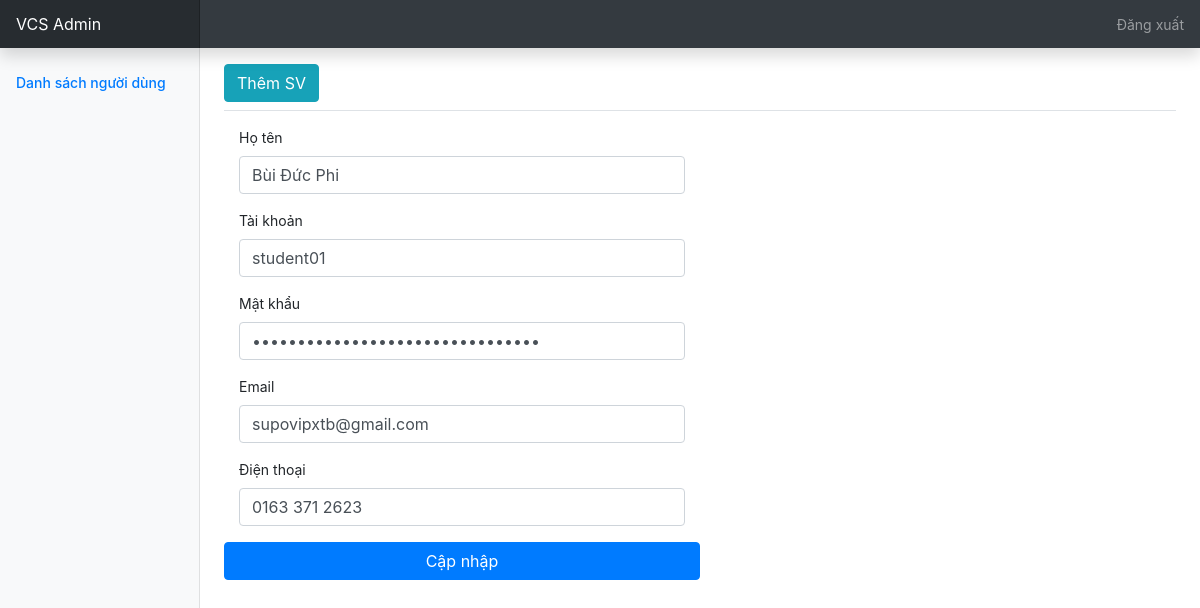
The page /edit_student.php?id=2 (signed in) on the database its author committed.
### tables this page shows
CREATE TABLE `user` (
  `id` int(11) NOT NULL,
  `username` varchar(100) NOT NULL,
  `password` varchar(100) NOT NULL,
  `name` varchar(100) NOT NULL,
  `email` varchar(150) NOT NULL,
  `telephone` varchar(100) NOT NULL,
  `usertype` varchar(5) NOT NULL,
  `created_at` datetime NOT NULL
);

### edit_student.php (the view, shortened to what this page needs)
<?php
include 'config.php';
if (isset($_SESSION['user_data'])) {
if(isset($_GET['id'])){
    $id = $_GET['id'];
    $record = mysqli_query($con, "SELECT * FROM user WHERE id=$id");
    if (count($record) == 1 ) {
        $data = mysqli_fetch_array($record);
        $name = $data['name'];
        $username = $data['username'];
        $password = $data['password'];
        $email = $data['email'];
        $telephone = $data['telephone'];
    }
}
}
?>
<!DOCTYPE html>
<html>
<head>
    <link rel="stylesheet" href="https://stackpath.bootstrapcdn.com/bootstrap/4.5.2/css/bootstrap.min.css">
    <link href="dashboard.css" rel="stylesheet">
</head>
<body>
    <nav class="navbar navbar-dark sticky-top bg-dark flex-md-nowrap p-0 shadow">
        <a class="navbar-brand col-md-3 col-lg-2 mr-0 px-3" href="teacher_dasboard.php">VCS Admin</a>
        <ul class="navbar-nav px-3">
            <li class="nav-item text-nowrap">
                <a class="nav-link" href="logout.php">Đăng xuất</a>
            </li>
        </ul>
    </nav>
    <div class="container-fluid">
        <div class="row">
            <nav id="sidebarMenu" class="col-md-3 col-lg-2 d-md-block bg-light sidebar collapse">
                <div class="sidebar-sticky pt-3">
                    <ul class="nav flex-column">
                        <li class="nav-item">
                            <a class="nav-link active" href=teacher_dasboard.php>
                                Danh sách người dùng <span class="sr-only">(current)</span>
                            </a>
                        </li>
                </div>
            </nav>
            <main role="main" class="col-md-9 ml-sm-auto col-lg-10 px-md-4">
                <div
                    class="d-flex justify-content-between flex-wrap flex-md-nowrap align-items-center pt-3 pb-2 mb-3 border-bottom">
                    <div class="btn-group mr-2">
                        <a class="btn btn-info" href="add_student.php">
                            Thêm SV</a>
                    </div>
                </div>
                <form action="edit_student_post.php" method="post">
                    <div class="form-group col-md-6">
                        <label for="inputName">Họ tên</label>
                        <input type="text" class="form-control" name="name" required="required" id="inputName" value="<?php echo $name; ?>">
                    </div>
                    <div class="form-group col-md-6">
                        <label for="inputUser">Tài khoản</label>
                        <input type="text" class="form-control" id="inputUser" name="username" required="required" value="<?php echo $username; ?>">
                    </div>
                    <div class="form-group col-md-6">
                        <label for="inputPassword">Mật khẩu</label>
                        <input type="password" class="form-control" id="inputPassword" name="password" required="required" value="<?php echo $password; ?>">
                    </div>
                    <div class="form-group col-md-6">
                        <label for="inputEmail">Email</label>
                        <input type="email" class="form-control" id="inputEmail" name="email" required="required" value="<?php echo $email; ?>">
                    </div>
                    <div class="form-group col-md-6">
                        <label for="inputTel">Điện thoại</label>
                        <input type="text" class="form-control" id="inputTel" name="telephone" required="required" value="<?php echo $telephone; ?>">
                    </div>
                    <button type="submit" class="btn btn-primary col-md-6">Cập nhập</button>
                </form>
            </main>
        </div>
    </div>
</body>
</html>

### dashboard.css (style rules this page uses)
body { font-size: .875rem; }
.sidebar { position: fixed; top: 0; bottom: 0; left: 0; z-index: 100; padding: 48px 0 0; box-shadow: inset -1px 0 0 rgba(0, 0, 0, .1); }
.sidebar-sticky { position: relative; top: 0; height: calc(100vh - 48px); padding-top: .5rem; overflow-x: hidden; overflow-y: auto; }
.sidebar .nav-link { font-weight: 500; color: #333; }
.sidebar .nav-link.active { color: #007bff; }
.navbar-brand { padding-top: .75rem; padding-bottom: .75rem; font-size: 1rem; background-color: rgba(0, 0, 0, .25); box-shadow: inset -1px 0 0 rgba(0, 0, 0, .25); }

### rows shown on the page
user: name "Bùi Đức Phi", username "student01", email "supovipxtb@gmail.com", telephone "0163 371 2623"
